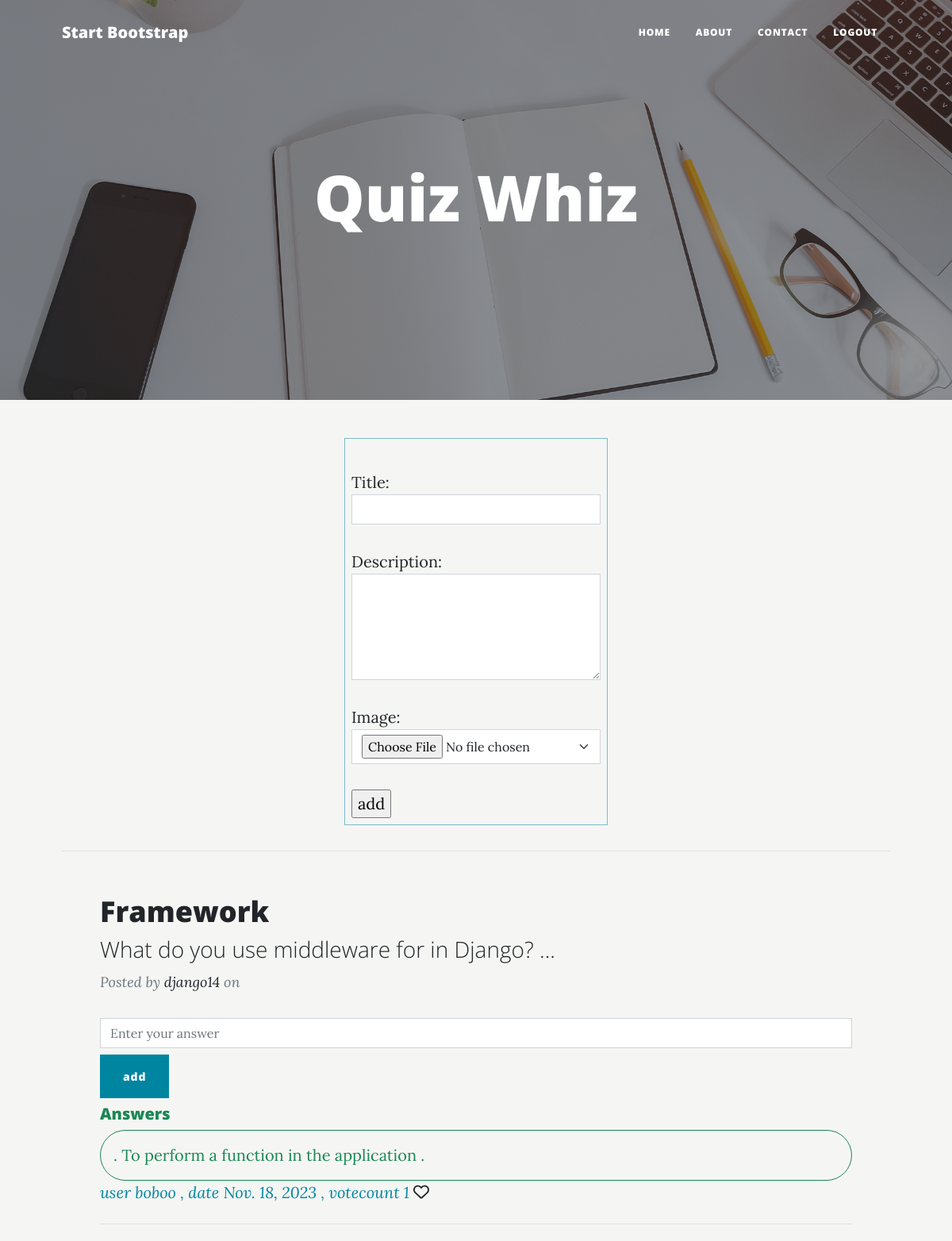
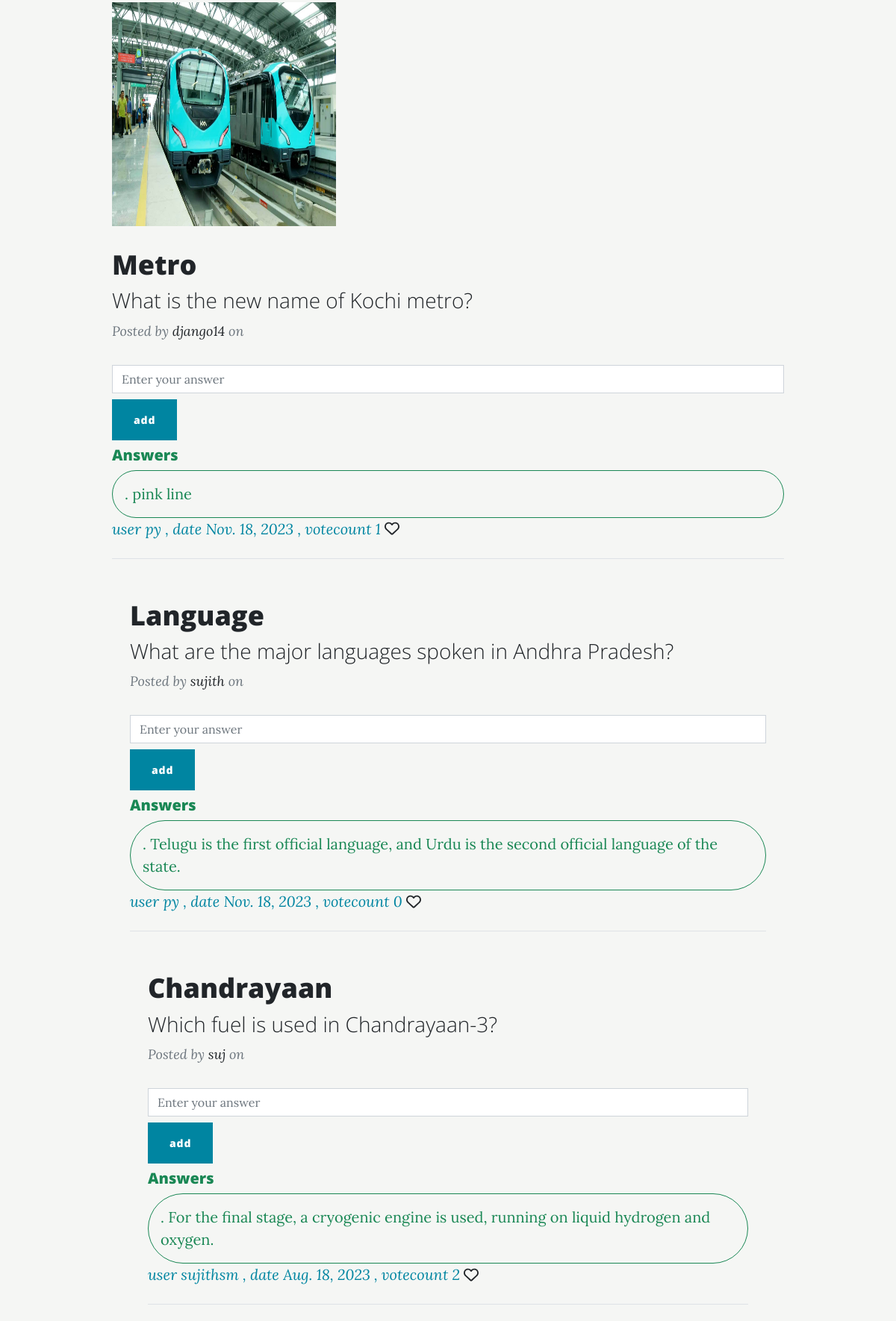
The app's page /index (signed in, upper part) with its own data (2 pictures, top to bottom).
### api/models.py (models this page shows, shortened)
class Questions(models.Model):
    title=models.CharField(max_length=250)
    description=models.CharField(max_length=200)
    image=models.ImageField(upload_to="images",null=True,blank=True)
    user=models.ForeignKey(User,on_delete=models.CASCADE)
    createddate=models.DateField(auto_now_add=True)
    @property
    def question_answers(self):
        qs=self.answers_set.all().annotate(u_count=Count('upvote')).order_by('-u_count')
        return qs

class Answers(models.Model):
    question=models.ForeignKey(Questions,on_delete=models.CASCADE)
    answer=models.CharField(max_length=250)
    user=models.ForeignKey(User,on_delete=models.CASCADE)
    upvote=models.ManyToManyField(User,related_name="upvote")
    created_date=models.DateField(auto_now_add=True)
    def __str__(self):
        return  self.answer
    @property
    def upvotecount(self):
        return self.upvote.all().count()

### QAweb/views.py (the view, shortened to what this page needs)
# urls.py: path("index",views.IndexView.as_view(),name="index"),
@method_decorator(decs,name="dispatch")
class IndexView(CreateView,ListView):
    template_name="index.html"
    form_class=QuestionForm
    success_url=reverse_lazy("index")
    model=Questions
    context_object_name="questions"
    def  get_queryset(self):
        return Questions.objects.exclude(user=self.request.user).order_by("-createddate") #login cheythavarude ozhike bakki ellam list akkan

### QAweb/forms.py
class QuestionForm(forms.ModelForm):
    class Meta:
        model=Questions
        fields=["title","description","image"]
        widgets={
            "title":forms.TextInput(attrs={"class":"form-control "}),
            "description":forms.Textarea(attrs={"class":"form-control","rows":5 }),
            "image":forms.FileInput(attrs={"class":"form-select"})
    }

### QAweb/views.py (called while the page is built)
def signin_required(fn):
    def wrapper(request,*args,**kw):
        if not request.user.is_authenticated:
            messages.error(request,"invalid session")
            return redirect('signin')
        else:
            return fn(request,*args,**kw)
    return wrapper

### QAweb/templates/index.html (shortened to what this page needs)
{%extends 'base.html'%}
{%block body_block%}
<div class="row ">
    <div class="col-4  "></div>
    <div class="col-4  ">
        <form  class="border border-primary p-2 mb-2 border-opacity-50" method="post" enctype="multipart/form-data">
            {{form.as_p}}
            <input type="submit" value="add">
        </form>
    </div>
    <div class="col-4"></div>
</div>
<hr class="my-4  " />
<div class="container px-4 px-lg-5 text-success">
    {%for q in questions%}
    <div class="row gx-4 gx-lg-5 justify-content-center  ">
        <div class="  ">
            <div class="post-preview  ">
                {%if q.image%}
                <div class="">
                    <img src="{{q.image.url}}" alt="..." width="300" height="300">
                </div>
                {%endif%}
                <a href="post.html">
                    <h2 class="post-title">{{q.title}}</h2>
                    <h3 class="post-subtitle">{{q.description}}</h3>
                </a>
                <p class="post-meta">
                    Posted by
                    <a href="#!">{{q.user}}</a>
                    on {{q.created_date}}
                </p>
            </div>
            <div>
                <form action="{%url 'add-answer' q.id %}" method="post">
                    <input type="text" placeholder="Enter your answer" name="Answer" class="form-control">
                    <button type="submit" class="mt-2 btn  btn btn-primary btnPP-sm">add</button>
                </form>
            </div>
            <h5 class="post-title mt-2 text-success">Answers</h5>
            {%for ans in q.question_answers%}
            <div class="border rounded-pill p-3 border-success mt-2   ">
                . {{ans}}
            </div>
            <div> <span class="fst-italic sm text-primary" >user {{ans.user}}
                    , date {{ans.created_date}}
                    , votecount {{ans.upvotecount}} <a href="{%url 'add-upvote' ans.id%}" class="">
                        <i class="fa-regular fa-heart"></i>
                    </a>
                </span>
            </div>
            {%endfor%}
            <hr class="my-4" />
        </div>
        {%endfor%}
    </div>
    {%endblock%}

### QAweb/templates/Base.html (shortened to what this page needs)
<!DOCTYPE html>
{%load static%}
<html lang="en">
<head>
    <link href="{%static 'css/styles.css'%}" rel="stylesheet" />
</head>
<body style="background-color:rgb(245, 246, 244);">
    <nav class="navbar navbar-expand-lg navbar-light" id="mainNav">
        <div class="container px-4 px-lg-5">
            <a class="navbar-brand" href="index.html">Start Bootstrap</a>
            <div class="collapse navbar-collapse" id="navbarResponsive">
                <ul class="navbar-nav ms-auto py-4 py-lg-0">
                    <li class="nav-item"><a class="nav-link px-lg-3 py-3 py-lg-4" href="index.html">Home</a></li>
                    <li class="nav-item"><a class="nav-link px-lg-3 py-3 py-lg-4" href="about.html">About</a></li>
                    <li class="nav-item"><a class="nav-link px-lg-3 py-3 py-lg-4" href="post.html">contact</a></li>
                    <li class="nav-item"><a class="nav-link px-lg-3 py-3 py-lg-4" href="{%url 'sign-out'%}">logout</a>
                    </li>
                </ul>
            </div>
        </div>
    </nav>
    <header class="masthead" style="background-image: url({%static 'assets/img/home-bg.jpg'%})">
        <div class="container position-relative px-4 px-lg-5">
            <div class="row gx-4 gx-lg-5 justify-content-center">
                <div class="col-md-10 col-lg-8 col-xl-7">
                    <div class="site-heading ">
                        <h1  class="background-color:rgb(245, 246, 244);">Quiz Whiz</h1>
                    </div>
                </div>
            </div>
        </div>
    </header>
    <div class="container px-4 px-lg-5">
        {%block body_block%}
        {%endblock%}
</body>
</html>

### records on screen
Questions: title "Framework", description "What do you use middleware for in Django? ...", user "django14"
Answers: answer "To perform a function in the application .", user "boboo", created_date "Nov. 18, 2023", upvotecount "1"
Questions: image (picture), title "Metro", description "What is the new name of Kochi metro?", user "django14"
Answers: answer "pink line", user "py", created_date "Nov. 18, 2023", upvotecount "1"
Questions: title "Language", description "What are the major languages spoken in Andhra Pradesh?", user "sujith"
Answers: answer "Telugu is the first official language, and Urdu is the second official language of the state.", user "py", created_date "Nov. 18, 2023", upvotecount "0"
Questions: title "Chandrayaan", description "Which fuel is used in Chandrayaan-3?", user "suj"
Answers: answer "For the final stage, a cryogenic engine is used, running on liquid hydrogen and oxygen.", user "sujithsm", created_date "Aug. 18, 2023", upvotecount "2"
